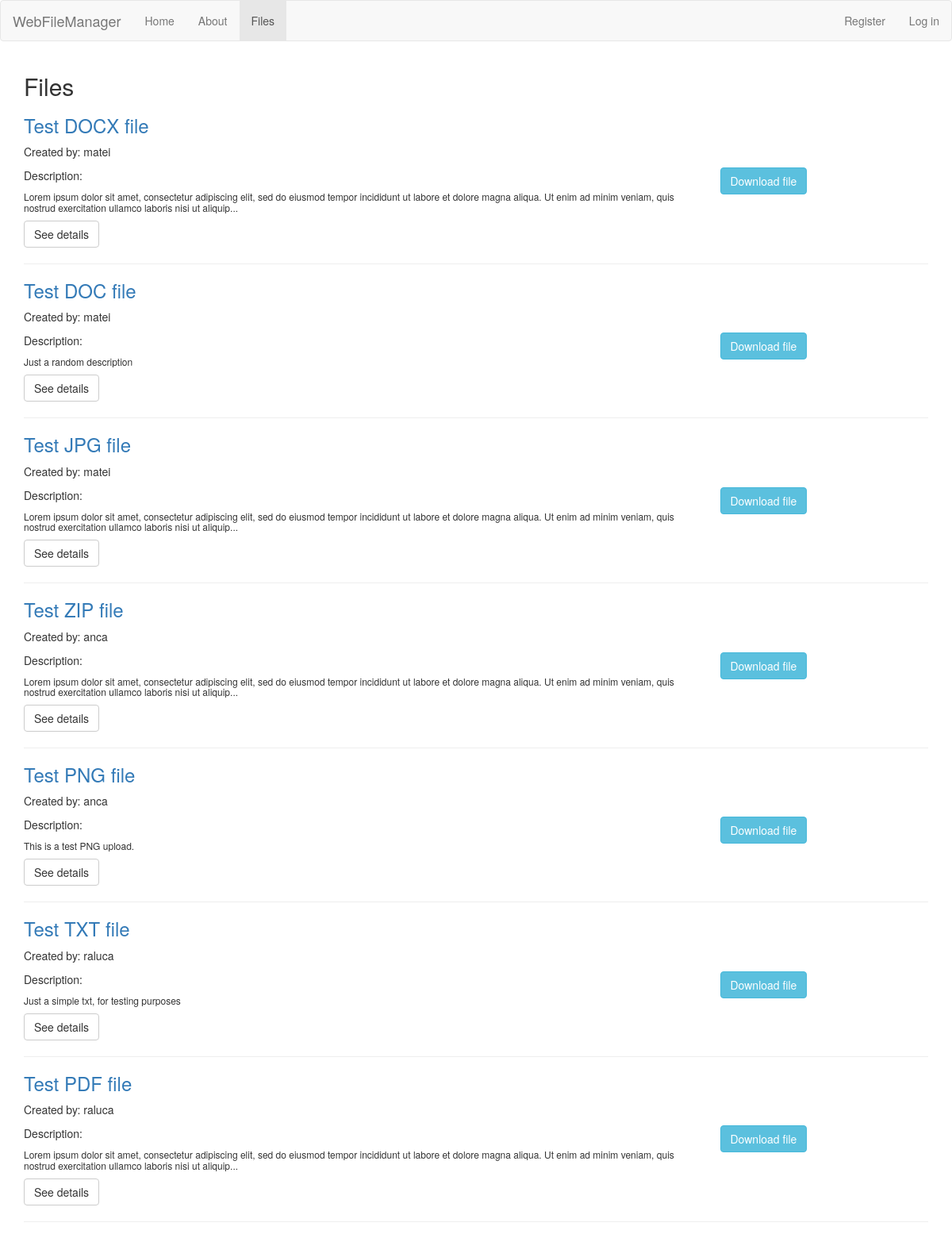
Page /index.php/files on the committed database.
### tables this page shows
CREATE TABLE `files` (
  `id` int(11) NOT NULL,
  `user_id` int(11) NOT NULL,
  `title` varchar(255) NOT NULL,
  `description` varchar(255) NOT NULL,
  `tag` varchar(255) NOT NULL,
  `attachment` varchar(255) NOT NULL,
  `original_name` varchar(255) NOT NULL,
  `created_at` timestamp NOT NULL DEFAULT CURRENT_TIMESTAMP,
  `updated_at` timestamp NULL DEFAULT NULL
);

CREATE TABLE `users` (
  `id` int(11) NOT NULL,
  `name` varchar(255) NOT NULL,
  `email` varchar(255) NOT NULL,
  `username` varchar(255) NOT NULL,
  `password` varchar(255) NOT NULL,
  `register_date` timestamp NOT NULL DEFAULT CURRENT_TIMESTAMP
);

### application/controllers/Files.php (called while the page is built, shortened)
<?php
class Files extends CI_Controller {
    public function index() {
        $data['title'] = 'Files';
        $data['files'] = $this->filesmodel->get_files();
        $this->load->view('templates/header');
        $this->load->view('files/index', $data);
        $this->load->view('templates/footer');
    }
}

### index.php (called while the page is built, shortened)
<?php
require_once BASEPATH.'core/CodeIgniter.php';

### application/models/FilesModel.php (called while the page is built, shortened)
<?php
class FilesModel extends CI_Model {
    public function get_files($id = NULL) {
        $this->db->select('files.id, files.title, files.description,
            files.attachment, files.created_at, files.user_id, files.tag, files.original_name, users.username');
        $this->db->order_by('files.id', 'DESC');
        $this->db->join('users', 'users.id = files.user_id');
        if(empty($id)) {
            $query = $this->db->get('files');
            return $query->result_array();
        }
        else {
            $query = $this->db->get_where('files', array('files.id' => $id));
            return $query->row_array();
        }
    }
}

### application/views/files/index.php (the view, shortened to what this page needs)
<h2>
    <?php echo $title; ?>
</h2>
<?php
    foreach ($files as $file) { ?>
        <h3 class="file_title">
            <a href="<?php echo site_url('/files/' . $file['id']) ?>">
                <?php
                echo $file['title'];
                ?>
            </a>
        </h3>
        <p>
            Created by: <?php echo $file['username']; ?>
        </p>
        <div class="row">
            <div class="col-md-9">
                <p>Description:</p>
                <h6>
                    <?php
                    echo character_limiter($file['description'], 200, '...');
                    ?>
                </h6>
            </div>
            <?php
                if(!empty($file['attachment'])) {
            ?>
            <div class="col-md-3">
                    <a href="<?php echo site_url() . 'assets/uploadedFiles/' . $file['attachment']; ?>" download="<?php echo $file['original_name']; ?>"
                    class="btn btn-info">
                        Download file
                    </a>
                <br/>
            </div>
            <?php
            }
            ?>
        </div>
        <p><a class="btn btn-default" href="<?php echo site_url('/files/'.$file['id']); ?>">See details</a></p>
    <hr>
<?php
    }

### application/views/templates/header.php (shortened to what this page needs)
<head>
    <link rel="stylesheet" href="https://maxcdn.bootstrapcdn.com/bootstrap/3.4.1/css/bootstrap.min.css">
    <link rel="stylesheet" href="<?php echo base_url()?>assets/customCSS/customStyle.css">
</head>
<body>
<nav class="navbar navbar-default">
    <div class="container-fluid">
        <div class="navbar-header">
            <a class="navbar-brand" href="<?php echo base_url(); ?>">WebFileManager</a>
        </div>
        <ul class="nav navbar-nav">
            <li id="home"><a href="<?php echo base_url(); ?>">Home</a></li>
            <li id="about"><a href="<?php echo base_url() . 'about' ?>">About</a></li>
            <li id="files"><a href="<?php echo base_url() . 'files' ?>">Files</a></li>
        </ul>
        <ul class="nav navbar-nav navbar-right">
            <?php
                if(!$this->session->userdata('logged_in')) { ?>
                    <li id="register"><a href="<?php echo base_url() . 'users/register' ?>">Register</a></li>
                    <li id="login"><a href="<?php echo base_url() . 'users/login' ?>">Log in</a></li>
                <?php } ?>
        </ul>
    </div>
</nav>
<div class="container">

### application/views/templates/footer.php
</div>
    </body>
</html>

### assets/customCSS/customStyle.css (style rules this page uses)
.file_title { color: #0c5460; }

### rows in the picture
files: title "Test DOCX file", user.username "matei", description "Lorem ipsum dolor sit amet, consectetur adipiscing elit, sed do eiusmod tempor incididunt ut labore et dolore magna aliqua. Ut enim ad minim veniam, quis nostrud exercitation ullamco laboris nisi ut aliquip..."
files: title "Test DOC file", user.username "matei", description "Just a random description"
files: title "Test JPG file", user.username "matei", description "Lorem ipsum dolor sit amet, consectetur adipiscing elit, sed do eiusmod tempor incididunt ut labore et dolore magna aliqua. Ut enim ad minim veniam, quis nostrud exercitation ullamco laboris nisi ut aliquip..."
files: title "Test ZIP file", user.username "anca", description "Lorem ipsum dolor sit amet, consectetur adipiscing elit, sed do eiusmod tempor incididunt ut labore et dolore magna aliqua. Ut enim ad minim veniam, quis nostrud exercitation ullamco laboris nisi ut aliquip..."
files: title "Test PNG file", user.username "anca", description "This is a test PNG upload."
files: title "Test TXT file", user.username "raluca", description "Just a simple txt, for testing purposes"
files: title "Test PDF file", user.username "raluca", description "Lorem ipsum dolor sit amet, consectetur adipiscing elit, sed do eiusmod tempor incididunt ut labore et dolore magna aliqua. Ut enim ad minim veniam, quis nostrud exercitation ullamco laboris nisi ut aliquip..."

### other values in the picture
$title "Files"
